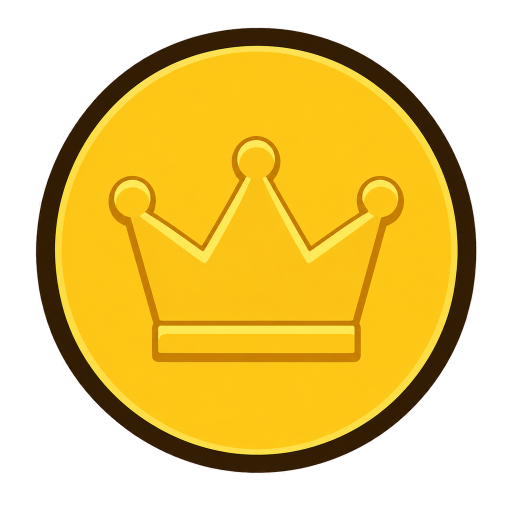
#> input picture assets/ui/Glyphs/gold_glyph.png, 1024 x 1024 px, found by its file name (shown at 1/2 size)
$ python cutout_glyph_background.py assets/ui/Glyphs/gold_glyph.png
#> lines starting #> are read from the running program, lines starting #| are printed output that depends on the picture
"""Cut a flat generated background off an icon/glyph, leaving true alpha.

Image generators routinely ignore "transparent background" and hand back an
opaque canvas with a painted backdrop (measured 2026-07-17: 3 of 5 cost glyphs
came back 1254x1254 fully opaque on white). This is the fix-up step, in the
spirit of the rest of the sprite pipeline.

Safety: the background is found by flood-filling INWARD FROM THE BORDER over
near-background-colored pixels, so light detail enclosed by the art's outline
is never touched -- the stone glyph's near-white top face survives, because the
glyph's thick dark outline seals it off from the border. A naive "erase every
near-white pixel" would punch a hole straight through it.

    python tools/cutout_glyph_background.py assets/ui/Glyphs/gold_glyph.png
    python tools/cutout_glyph_background.py --dry-run --size 1024 <files>

Overwrites in place unless --out-dir is given. Run --dry-run first.
"""
from __future__ import annotations

import argparse
from collections import deque
from pathlib import Path

import numpy as np
from PIL import Image


# [56 lines left out: functions find_border_background, normalize_padding, not called in this run]


def coverage(img: Image.Image) -> str:
    bbox = img.getchannel("A").getbbox()
    if not bbox:
        return "empty"
    w, h = bbox[2] - bbox[0], bbox[3] - bbox[1]
    return f"bbox {w}x{h} = {max(w, h) / max(img.size) * 100:.0f}% of canvas"


def process(path: Path, out_path: Path, args) -> bool:
    img = Image.open(path).convert("RGBA")
#> img is the input picture: PIL image 1024x1024 RGBA; mean R, G, B, A 129.9, 101.6, 15.4, 150.4
    arr = np.asarray(img).copy()
    alpha = arr[:, :, 3]
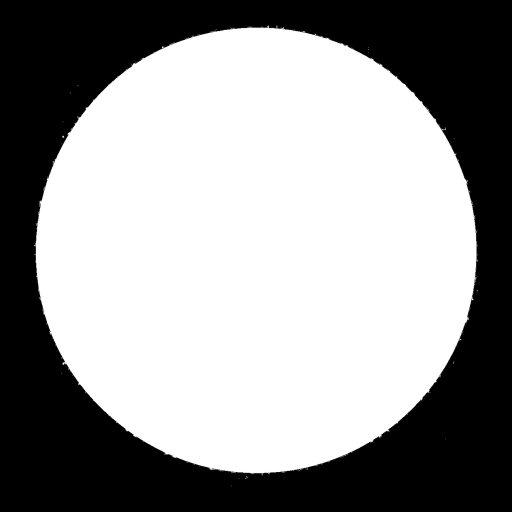
#> alpha: shape (1024, 1024) (shown at 1/2 size); min 0, max 255, mean 150.4

    if alpha.min() < 255:
        clear = (alpha == 0).mean() * 100
#> clear = 40.41
        print(f"  {path.name}: already has alpha ({clear:.0f}% transparent) - "
              f"skipping cutout, {coverage(img)}")
#> in coverage, `bbox = img.getchannel("A").getbbox()`: bbox = (66, 48, 958, 975)
#> in coverage, `w, h = bbox[2] - bbox[0], bbox[3] - bbox[1]`: w = 892; h = 927
#|   gold_glyph.png: already has alpha (40% transparent) - skipping cutout, bbox 892x927 = 91% of canvas
        cut = img
    else:
        corner = tuple(int(c) for c in arr[0, 0, :3])
        rgb = arr[:, :, :3].astype(np.int16)
        distance = np.abs(rgb - np.array(corner, dtype=np.int16)).max(axis=2)
        near_bg = distance <= args.tolerance

        background = find_border_background(near_bg)
        removed = background.mean() * 100
        if removed < 1.0:
            print(f"  {path.name}: no border background found near {corner} "
                  f"(tolerance {args.tolerance}) - left alone")
            return False
        arr[background, 3] = 0
        cut = Image.fromarray(arr, "RGBA")
        print(f"  {path.name}: cut {removed:.0f}% background (bg color {corner}), "
              f"{coverage(cut)}")

    if args.normalize:
        cut = normalize_padding(cut, args.fill)
        print(f"    normalized -> {coverage(cut)}")
    if args.size and cut.size != (args.size, args.size):
        print(f"    resized {cut.width}x{cut.height} -> {args.size}x{args.size}")
        cut = cut.resize((args.size, args.size), Image.LANCZOS)

    if args.dry_run:
        return True
    out_path.parent.mkdir(parents=True, exist_ok=True)
    cut.save(out_path)
    return True


def main() -> int:
    parser = argparse.ArgumentParser(
        description=__doc__, formatter_class=argparse.RawDescriptionHelpFormatter)
    parser.add_argument("images", nargs="+")
    parser.add_argument("--out-dir", default=None)
    parser.add_argument("--tolerance", type=int, default=18,
                        help="Max per-channel distance from the corner color to "
                             "count as background (default 18).")
    parser.add_argument("--size", type=int, default=None,
                        help="Resize the result to SIZExSIZE.")
    parser.add_argument("--normalize", action="store_true",
                        help="Re-pad so the art fills --fill of the canvas.")
    parser.add_argument("--fill", type=float, default=0.90,
                        help="Target fill fraction for --normalize (default 0.90).")
    parser.add_argument("--dry-run", action="store_true")
    args = parser.parse_args()

    out_dir = Path(args.out_dir) if args.out_dir else None
    for text in args.images:
        path = Path(text)
        if not path.exists():
            print(f"  {path}: missing")
            continue
        process(path, (out_dir / path.name) if out_dir else path, args)
    if args.dry_run:
        print("\n(dry run - nothing written)")
    return 0


if __name__ == "__main__":
    raise SystemExit(main())
#> (the program exits here)

$ run again, with assets/ui/Glyphs/armor_glyph.png copied over assets/ui/Glyphs/gold_glyph.png
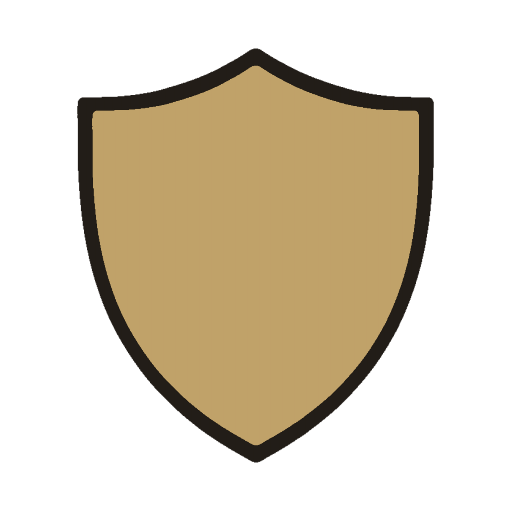
#> input picture assets/ui/Glyphs/armor_glyph.png, 512 x 512 px, found by its file name
#> in process, img is the input picture: PIL image 512x512 RGBA; mean R, G, B, A 73.1, 61.7, 41, 103.8
#> in process, `alpha = arr[:, :, 3]`:
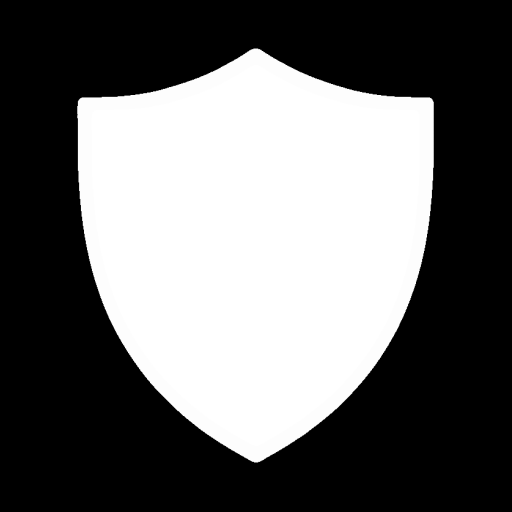
#> alpha: shape (512, 512); min 0, max 255, mean 103.8
#> clear = 58.95
#> bbox = (77, 48, 434, 463)
#> w = 357; h = 415
#|   gold_glyph.png: already has alpha (59% transparent) - skipping cutout, bbox 357x415 = 81% of canvas

$ run again, with assets/ui/Glyphs/attack_glyph.png copied over assets/ui/Glyphs/gold_glyph.png
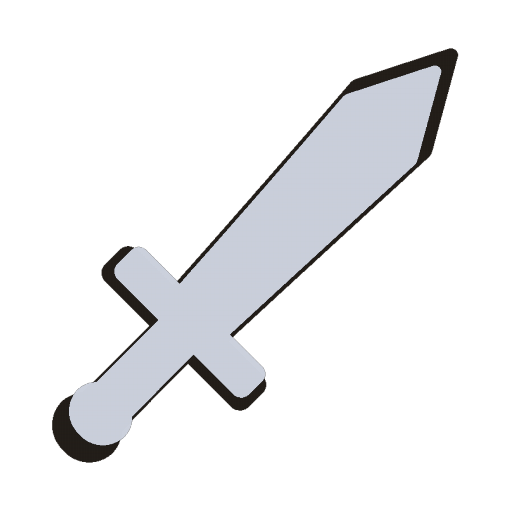
#> input picture assets/ui/Glyphs/attack_glyph.png, 512 x 512 px, found by its file name
#> in process, img is the input picture: PIL image 512x512 RGBA; mean R, G, B, A 37.2, 37, 37.9, 47.7
#> in process, `alpha = arr[:, :, 3]`:
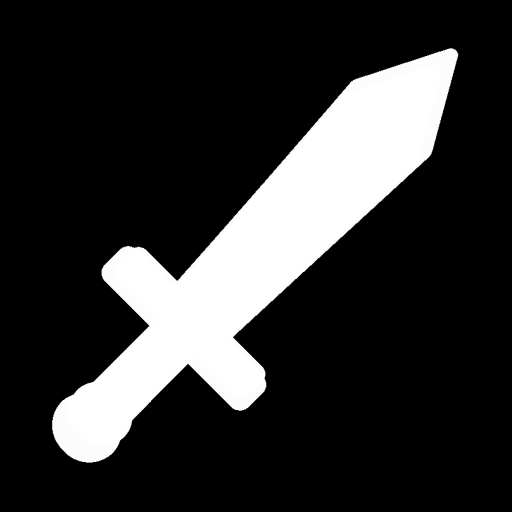
#> alpha: shape (512, 512); min 0, max 255, mean 47.7
#> clear = 80.93
#> bbox = (52, 48, 459, 463)
#> w = 407; h = 415
#|   gold_glyph.png: already has alpha (81% transparent) - skipping cutout, bbox 407x415 = 81% of canvas

$ run again, with assets/ui/Glyphs/food_glyph.png copied over assets/ui/Glyphs/gold_glyph.png
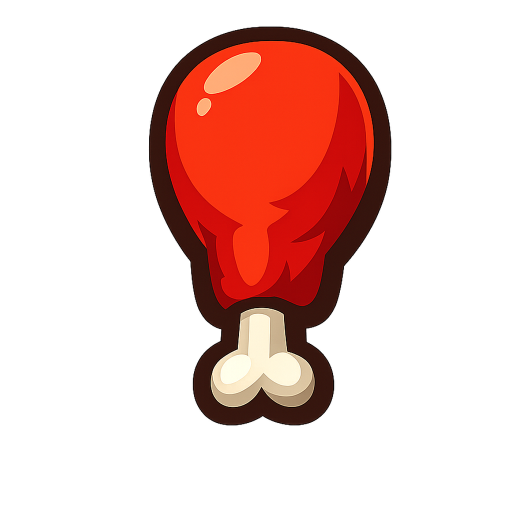
#> input picture assets/ui/Glyphs/food_glyph.png, 1024 x 1024 px, found by its file name (shown at 1/2 size)
#> in process, img is the input picture: PIL image 1024x1024 RGBA; mean R, G, B, A 46.6, 13.5, 8.6, 67.3
#> in process, `alpha = arr[:, :, 3]`:
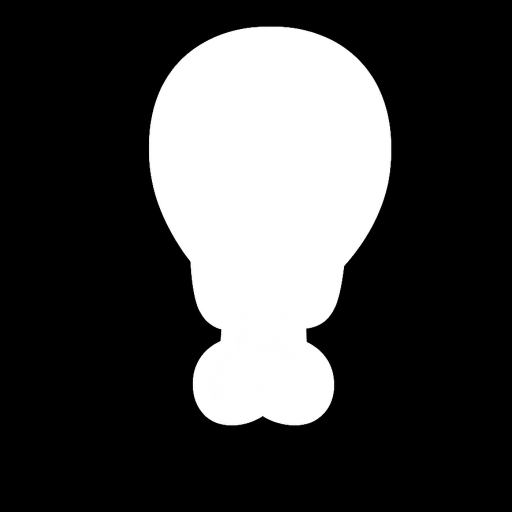
#> alpha: shape (1024, 1024) (shown at 1/2 size); min 0, max 255, mean 67.3
#> clear = 73.16
#> bbox = (237, 51, 786, 973)
#> w = 549; h = 922
#|   gold_glyph.png: already has alpha (73% transparent) - skipping cutout, bbox 549x922 = 90% of canvas
